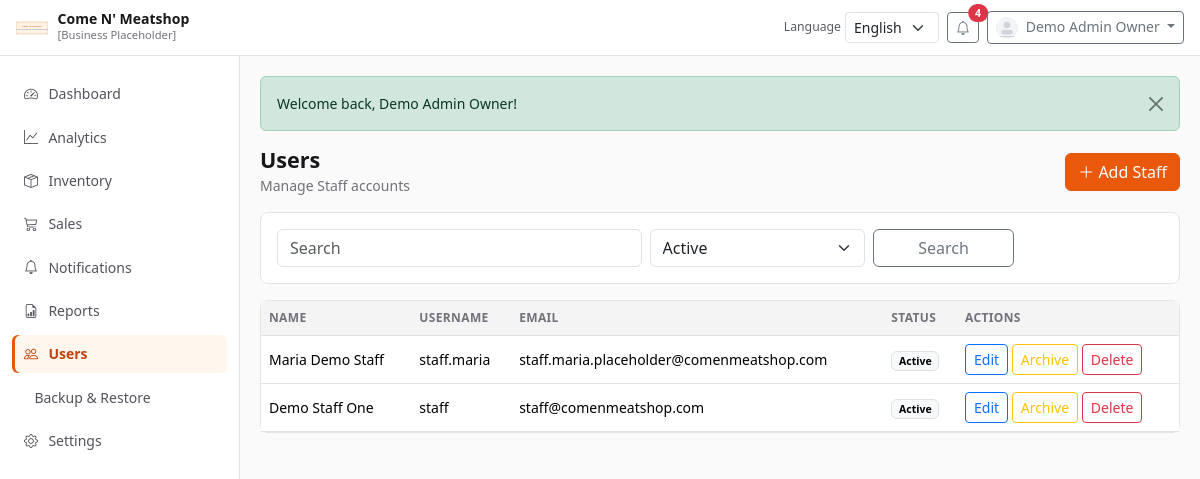
The page /sandbox-live-website/modules/users/index.php (signed in) on the database its author committed.
### tables this page shows
CREATE TABLE `users` (
  `id` INT UNSIGNED NOT NULL AUTO_INCREMENT,
  `role_id` TINYINT UNSIGNED NOT NULL,
  `username` VARCHAR(50) NOT NULL,
  `email` VARCHAR(150) NOT NULL,
  `password_hash` VARCHAR(255) NOT NULL,
  `full_name` VARCHAR(150) NOT NULL,
  `phone` VARCHAR(30) NULL,
  `avatar_path` VARCHAR(255) NULL,
  `language_preference` ENUM('en','fil') NOT NULL DEFAULT 'en',
  `status` ENUM('Active','Inactive','Archived','Deleted') NOT NULL DEFAULT 'Active',
  `is_owner` TINYINT(1) NOT NULL DEFAULT 0,
  `last_login_at` DATETIME NULL,
  `created_by` INT UNSIGNED NULL,
  `updated_by` INT UNSIGNED NULL,
  `created_at` DATETIME NOT NULL DEFAULT CURRENT_TIMESTAMP,
  `updated_at` DATETIME NOT NULL DEFAULT CURRENT_TIMESTAMP ON UPDATE CURRENT_TIMESTAMP,
  `archived_at` DATETIME NULL,
  `deleted_at` DATETIME NULL,
  PRIMARY KEY (`id`),
  UNIQUE KEY `uk_users_username` (`username`),
  UNIQUE KEY `uk_users_email` (`email`),
  KEY `idx_users_role_status` (`role_id`, `status`),
  KEY `idx_users_status` (`status`),
  CONSTRAINT `fk_users_role` FOREIGN KEY (`role_id`) REFERENCES `roles` (`id`)
    ON UPDATE CASCADE ON DELETE RESTRICT,
  CONSTRAINT `fk_users_created_by` FOREIGN KEY (`created_by`) REFERENCES `users` (`id`)
    ON UPDATE CASCADE ON DELETE SET NULL,
  CONSTRAINT `fk_users_updated_by` FOREIGN KEY (`updated_by`) REFERENCES `users` (`id`)
    ON UPDATE CASCADE ON DELETE SET NULL
);

### sandbox-live-website/includes/lang.php (called while the page is built, shortened)
<?php
function current_lang(): string
{
    $lang = $_SESSION['lang'] ?? 'en';
    return in_array($lang, ['en', 'fil'], true) ? $lang : 'en';
}
function translations(): array
{
    static $cache = [];
    $lang = current_lang();
    if (isset($cache[$lang])) {
        return $cache[$lang];
    }
    $file = __DIR__ . '/../assets/lang/' . $lang . '.php';
    $cache[$lang] = is_file($file) ? require $file : [];
    return $cache[$lang];
}
function __(string $key, array $replace = []): string
{
    $text = translations()[$key] ?? $key;
    return $text;
}

### sandbox-live-website/includes/functions.php (called while the page is built, shortened)
<?php
function app_config(?string $key = null)
{
    static $config = null;
    if ($config === null) {
        $config = require __DIR__ . '/../config/app.php';
    }
    $parts = explode('.', $key);
    $value = $config;
    foreach ($parts as $part) {
        $value = $value[$part];
    }
    return $value;
}
function base_url(string $path = ''): string
{
    $base = rtrim((string) app_config('base_url'), '/');
    $path = ltrim($path, '/');
    return $path === '' ? $base . '/' : $base . '/' . $path;
}
function e(?string $value): string
{
    return htmlspecialchars((string) $value, ENT_QUOTES | ENT_SUBSTITUTE, 'UTF-8');
}
function current_user(): ?array
{
    return $_SESSION['user'] ?? null;
}
function get(string $key, $default = null)
{
    return $_GET[$key] ?? $default;
}

### sandbox-live-website/config/app.php (called while the page is built, shortened)
<?php
return [
    'name' => "Come N' Meatshop",
    'tagline' => 'Web-Based Inventory Management System',
    'timezone' => 'Asia/Manila',
    'base_path' => str_replace('\\', '/', dirname(__DIR__)),
    'base_url' => getenv('https://gitrem0te.github.io/DemoMeatShop/') ?: '/live%20website/DemoMeatShop/sandbox-live-website/',
    'default_language' => 'en',
    'supported_languages' => ['en', 'fil'],
    'currency_symbol' => '₱',
    'currency_code' => 'PHP',
    'default_vat_percent' => 12.00,
    'default_min_stock' => 10,
    'near_expiry_days' => 3,
    'email_notifications_enabled' => false,
    'business' => [
        'name' => "Come N' Meatshop",
        'address' => '[Business Address Placeholder]',
        'phone' => '[Contact Number Placeholder]',
        'email' => '[Business Email Placeholder]',
        'logo' => 'assets/images/placeholders/logo-placeholder.svg',
        'receipt_footer' => "Thank you for shopping at Come N' Meatshop!",
    ],
];

### sandbox-live-website/assets/lang/en.php (called while the page is built, shortened)
<?php
return [
    'Please log in to continue.' => 'Please log in to continue.',
    'You do not have permission to access that page.' => 'You do not have permission to access that page.',
    'Invalid security token. Please try again.' => 'Invalid security token. Please try again.',
    'Dashboard' => 'Dashboard',
    'Analytics' => 'Analytics',
    'Inventory' => 'Inventory',
    'Sales' => 'Sales',
    'Notifications' => 'Notifications',
    'Reports' => 'Reports',
    'Users' => 'Users',
    'Backup & Restore' => 'Backup & Restore',
    'Settings' => 'Settings',
    'Profile' => 'Profile',
    'Logout' => 'Logout',
    'Login' => 'Login',
    'Username or Email' => 'Username or Email',
    'Password' => 'Password',
    'Sign in' => 'Sign in',
    'Welcome back' => 'Welcome back',
    'Sales Summary' => 'Sales Summary',
    'Inventory Summary' => 'Inventory Summary',
    'Low Stock Items' => 'Low Stock Items',
    'Search' => 'Search',
    'Add Product' => 'Add Product',
    'Add Stock' => 'Add Stock',
    'Save' => 'Save',
    'Cancel' => 'Cancel',
    'Edit' => 'Edit',
    'Delete' => 'Delete',
    'Archive' => 'Archive',
    'Restore' => 'Restore',
    'Record Sale' => 'Record Sale',
    'Sales History' => 'Sales History',
    'Review Sale' => 'Review Sale',
    'Confirm & Save' => 'Confirm & Save',
    'Make Changes' => 'Make Changes',
    'Print Receipt' => 'Print Receipt',
    'Mark as read' => 'Mark as read',
    'Clear' => 'Clear',
    'Language' => 'Language',
    'English' => 'English',
    'Filipino' => 'Filipino',
    'Invalid username or password.' => 'Invalid username or password.',
    'Account is not active.' => 'Account is not active.',
    'Logged out successfully.' => 'Logged out successfully.',
    'Profile updated successfully.' => 'Profile updated successfully.',
    'No records found.' => 'No records found.',
    'Actions' => 'Actions',
    'Status' => 'Status',
    'Total Sales' => 'Total Sales',
    'Transactions' => 'Transactions',
    'Products' => 'Products',
    'Active Products' => 'Active Products',
    'Out of Stock' => 'Out of Stock',
    'Near Expiry' => 'Near Expiry',
    'Expired' => 'Expired',
];

### sandbox-live-website/includes/db.php (called while the page is built, shortened)
<?php
function db(): PDO
{
    static $pdo = null;
    if ($pdo instanceof PDO) {
        return $pdo;
    }
    $cfg = require __DIR__ . '/../config/database.php';
    $dsn = sprintf(
        'mysql:host=%s;port=%d;dbname=%s;charset=%s',
        $cfg['host'],
        $cfg['port'],
        $cfg['dbname'],
        $cfg['charset']
    );
    $pdo = new PDO($dsn, $cfg['username'], $cfg['password'], $cfg['options']);
    return $pdo;
}

### sandbox-live-website/includes/notifications_helper.php (called while the page is built, shortened)
<?php
function unread_notification_count(int $userId): int
{
    $stmt = db()->prepare(
        'SELECT COUNT(*) FROM user_notifications
         WHERE user_id = ? AND is_read = 0 AND is_cleared = 0'
    );
    $stmt->execute([$userId]);
    return (int) $stmt->fetchColumn();
}

### sandbox-live-website/modules/users/index.php (the view, shortened to what this page needs)
<?php
$q = trim((string) get('q', ''));
$status = (string) get('status', 'Active');
$sql = "SELECT u.*, r.name AS role_name FROM users u
        INNER JOIN roles r ON r.id = u.role_id
        WHERE r.slug = 'staff'";
$params = [];
if ($status !== 'all') {
    $sql .= ' AND u.status = ?';
    $params[] = $status;
}
$sql .= ' ORDER BY u.created_at DESC';
$stmt = db()->prepare($sql);
$stmt->execute($params);
$users = $stmt->fetchAll();
require __DIR__ . '/../../includes/header.php';
?>
<div class="page-header">
    <div>
        <h1><?= e(__('Users')) ?></h1>
        <p class="subtitle">Manage Staff accounts</p>
    </div>
    <a href="<?= e(base_url('modules/users/form.php')) ?>" class="btn btn-primary"><i class="bi bi-plus-lg"></i> Add Staff</a>
</div>
<div class="card mb-3">
    <div class="card-body">
        <form class="row g-2" method="get">
            <div class="col-md-5">
                <input type="text" name="q" class="form-control" placeholder="<?= e(__('Search')) ?>" value="<?= e($q) ?>">
            </div>
            <div class="col-md-3">
                <select name="status" class="form-select">
                    <?php foreach (['Active','Inactive','Archived','Deleted','all'] as $s): ?>
                        <option value="<?= e($s) ?>" <?= $status === $s ? 'selected' : '' ?>><?= e(ucfirst($s)) ?></option>
                    <?php endforeach; ?>
                </select>
            </div>
            <div class="col-md-2">
                <button class="btn btn-outline-secondary w-100" type="submit"><?= e(__('Search')) ?></button>
            </div>
        </form>
    </div>
</div>
<div class="card">
    <div class="table-responsive">
        <table class="table table-hover align-middle mb-0">
            <thead>
            <tr>
                <th>Name</th>
                <th>Username</th>
                <th>Email</th>
                <th><?= e(__('Status')) ?></th>
                <th><?= e(__('Actions')) ?></th>
            </tr>
            </thead>
            <tbody>
            <?php if (!$users): ?>
                <tr><td colspan="5" class="text-muted p-3"><?= e(__('No records found.')) ?></td></tr>
            <?php else: foreach ($users as $u): ?>
                <tr>
                    <td><?= e($u['full_name']) ?></td>
                    <td><?= e($u['username']) ?></td>
                    <td><?= e($u['email']) ?></td>
                    <td><span class="badge text-bg-light border"><?= e($u['status']) ?></span></td>
                    <td class="text-nowrap">
                        <a class="btn btn-sm btn-outline-primary" href="<?= e(base_url('modules/users/form.php?id=' . $u['id'])) ?>"><?= e(__('Edit')) ?></a>
                        <?php if ($u['status'] !== 'Archived'): ?>
                            <form class="d-inline" method="post" action="<?= e(base_url('modules/users/actions.php')) ?>">
                                <button class="btn btn-sm btn-outline-warning" data-confirm="Archive this staff account?"><?= e(__('Archive')) ?></button>
                            </form>
                        <?php endif; ?>
                        <form class="d-inline" method="post" action="<?= e(base_url('modules/users/actions.php')) ?>">
                            <button class="btn btn-sm btn-outline-danger" data-confirm="Permanently mark this staff as deleted?"><?= e(__('Delete')) ?></button>
                        </form>
                    </td>
                </tr>
            <?php endforeach; endif; ?>
            </tbody>
        </table>
    </div>
</div>
<?php require __DIR__ . '/../../includes/footer.php'; ?>

### sandbox-live-website/includes/header.php (shortened to what this page needs)
<?php
$user = current_user();
$unread = $user ? unread_notification_count((int) $user['id']) : 0;
?>
<!DOCTYPE html>
<html lang="<?= e(current_lang()) ?>">
<head>
    <link href="https://cdn.jsdelivr.net/npm/bootstrap@5.3.3/dist/css/bootstrap.min.css" rel="stylesheet">
    <link href="https://cdn.jsdelivr.net/npm/bootstrap-icons@1.11.3/font/bootstrap-icons.min.css" rel="stylesheet">
    <link href="<?= e(base_url('assets/css/app.css')) ?>" rel="stylesheet">
</head>
<body>
<div class="admin-app">
    <header class="admin-header">
        <div class="brand-lockup">
            <img src="<?= e(base_url(app_config('business.logo'))) ?>" alt="[Logo Placeholder]">
            <div>
                <div class="brand-name"><?= e(app_config('business.name')) ?></div>
                <div class="brand-sub">[Business Placeholder]</div>
            </div>
        </div>
        <div class="ms-auto d-flex align-items-center gap-2">
            <form method="get" action="<?= e(base_url('modules/settings/set_language.php')) ?>" class="d-flex align-items-center gap-1">
                <label class="small text-muted mb-0 d-none d-md-inline"><?= e(__('Language')) ?></label>
                <select name="lang" class="form-select form-select-sm" onchange="this.form.submit()" style="width:auto">
                    <option value="en" <?= current_lang() === 'en' ? 'selected' : '' ?>><?= e(__('English')) ?></option>
                </select>
            </form>
            <a href="<?= e(base_url('modules/notifications/index.php')) ?>" class="btn btn-sm btn-outline-secondary position-relative" title="<?= e(__('Notifications')) ?>">
                <i class="bi bi-bell"></i>
                <?php if ($unread > 0): ?>
                    <span class="position-absolute top-0 start-100 translate-middle badge rounded-pill bg-danger"><?= (int) $unread ?></span>
                <?php endif; ?>
            </a>
            <div class="dropdown">
                <button class="btn btn-sm btn-outline-secondary dropdown-toggle" data-bs-toggle="dropdown">
                    <img src="<?= e(base_url($user['avatar_path'] ?? 'assets/images/placeholders/avatar-placeholder.svg')) ?>" alt="" width="22" height="22" class="rounded-circle me-1">
                    <?= e($user['full_name'] ?? '') ?>
                </button>
            </div>
        </div>
    </header>
<?php require __DIR__ . '/sidebar.php'; ?>
    <main class="admin-main">

### sandbox-live-website/assets/css/app.css (style rules this page uses)
:root { --cnm-primary: #ea580c; --cnm-primary-dark: #c2410c; --cnm-primary-soft: #fff7ed; --cnm-ink: #18181b; --cnm-ink-secondary: #52525b; --cnm-muted: #71717a; --cnm-border: #e4e4e7; --cnm-surface: #fafafa; --cnm-panel: #ffffff; --cnm-sidebar-width: 240px; --cnm-header-height: 56px; --cnm-radius: 0.5rem; }
* { box-sizing: border-box; }
body { margin: 0; font-family: "Segoe UI", Tahoma, Geneva, Verdana, sans-serif; background: var(--cnm-surface); color: var(--cnm-ink); font-size: 0.875rem; }
a { color: var(--cnm-primary); text-decoration: none; }
.btn-primary { --bs-btn-bg: var(--cnm-primary); --bs-btn-border-color: var(--cnm-primary); --bs-btn-hover-bg: var(--cnm-primary-dark); --bs-btn-hover-border-color: var(--cnm-primary-dark); --bs-btn-active-bg: var(--cnm-primary-dark); --bs-btn-active-border-color: var(--cnm-primary-dark); }
.admin-app { min-height: 100vh; }
.admin-header { position: fixed; inset: 0 0 auto 0; height: var(--cnm-header-height); background: var(--cnm-panel); border-bottom: 1px solid var(--cnm-border); z-index: 1030; display: flex; align-items: center; padding: 0 1rem; gap: 0.75rem; }
.brand-lockup { display: flex; align-items: center; gap: 0.6rem; min-width: 180px; }
.brand-lockup img { width: 32px; height: 32px; }
.brand-lockup .brand-name { font-weight: 700; color: var(--cnm-ink); line-height: 1.1; }
.brand-lockup .brand-sub { font-size: 0.7rem; color: var(--cnm-muted); }
.admin-main { margin-left: var(--cnm-sidebar-width); margin-top: var(--cnm-header-height); padding: 1.25rem; min-height: calc(100vh - var(--cnm-header-height)); }
.card, .stats-card { background: var(--cnm-panel); border: 1px solid var(--cnm-border); border-radius: var(--cnm-radius); box-shadow: none; }
.page-header { display: flex; flex-wrap: wrap; justify-content: space-between; align-items: center; gap: 0.75rem; margin-bottom: 1rem; }
.page-header h1 { font-size: 1.35rem; margin: 0; font-weight: 700; }
.page-header .subtitle { color: var(--cnm-muted); margin: 0.15rem 0 0; }
.table thead th { font-size: 0.75rem; text-transform: uppercase; letter-spacing: 0.03em; color: var(--cnm-muted); background: #f4f4f5; }

### rows shown on the page
users: avatar_path (placeholder picture), full_name "Demo Staff One", username "staff", email "staff@comenmeatshop.com", status "Active"
users: full_name "Maria Demo Staff", username "staff.maria", email "staff.maria.placeholder@comenmeatshop.com", status "Active"

### other values the page prints
app_config('business.name') "Come N' Meatshop"
__('Language') "Language"
$unread "4"
$user['full_name'] "Demo Admin Owner"
$link['label'] "Dashboard"
$link['label'] "Analytics"
$link['label'] "Inventory"
$link['label'] "Sales"
$link['label'] "Notifications"
$link['label'] "Reports"
$link['label'] "Users"
$link['label'] "Backup & Restore"
$link['label'] "Settings"
$flash['message'] "Welcome back, Demo Admin Owner!"
__('Users') "Users"
